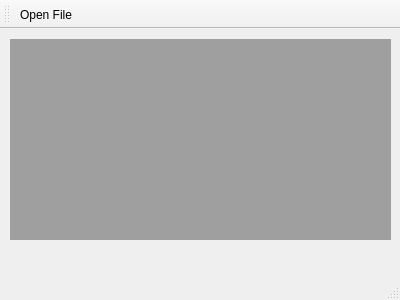
<?xml version="1.0" encoding="UTF-8"?>
<ui version="4.0">
 <class>MainWindow</class>
 <widget class="QMainWindow" name="MainWindow">
  <property name="geometry">
   <rect>
    <x>0</x>
    <y>0</y>
    <width>400</width>
    <height>300</height>
   </rect>
  </property>
  <property name="windowTitle">
   <string>SMarkDown - Markdown Viewer</string>
  </property>
  <widget class="QWidget" name="centralWidget">
   <widget class="QMdiArea" name="viewers">
    <property name="geometry">
     <rect>
      <x>10</x>
      <y>10</y>
      <width>381</width>
      <height>201</height>
     </rect>
    </property>
    <property name="viewMode">
     <enum>QMdiArea::TabbedView</enum>
    </property>
    <property name="documentMode">
     <bool>true</bool>
    </property>
    <property name="tabsClosable">
     <bool>true</bool>
    </property>
   </widget>
  </widget>
  <widget class="QMenuBar" name="menuBar">
   <property name="geometry">
    <rect>
     <x>0</x>
     <y>0</y>
     <width>400</width>
     <height>22</height>
    </rect>
   </property>
  </widget>
  <widget class="QToolBar" name="mainToolBar">
   <property name="iconSize">
    <size>
     <width>24</width>
     <height>24</height>
    </size>
   </property>
   <property name="toolButtonStyle">
    <enum>Qt::ToolButtonTextBesideIcon</enum>
   </property>
   <attribute name="toolBarArea">
    <enum>TopToolBarArea</enum>
   </attribute>
   <attribute name="toolBarBreak">
    <bool>false</bool>
   </attribute>
   <addaction name="actionOpenFile"/>
  </widget>
  <widget class="QStatusBar" name="statusBar"/>
  <action name="actionOpenFile">
   <property name="icon">
    <iconset resource="icons/icons.qrc">
     <normaloff>:/toolbar/folder_open.png</normaloff>:/toolbar/folder_open.png</iconset>
   </property>
   <property name="text">
    <string>Open File</string>
   </property>
   <property name="toolTip">
    <string>Open Markdown File</string>
   </property>
   <property name="shortcut">
    <string>Ctrl+O</string>
   </property>
  </action>
 </widget>
 <layoutdefault spacing="6" margin="11"/>
 <resources>
  <include location="icons/icons.qrc"/>
 </resources>
 <connections/>
</ui>
